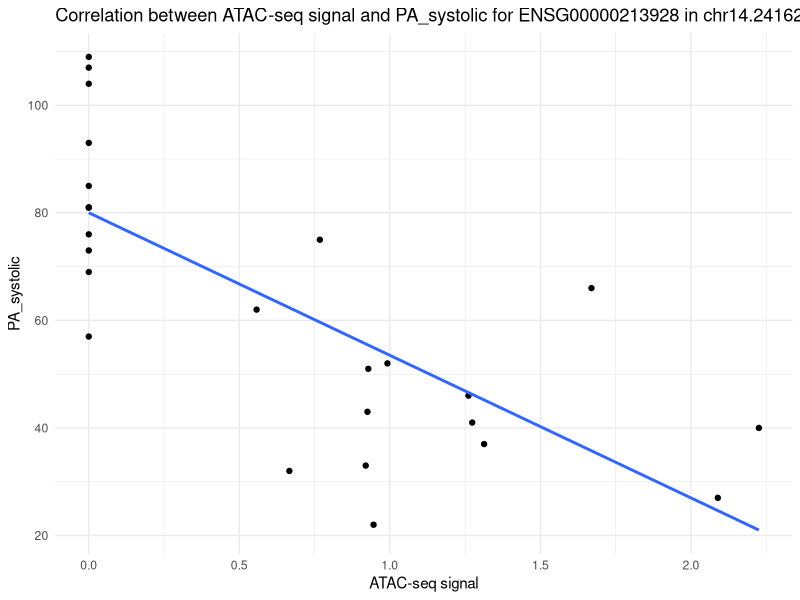
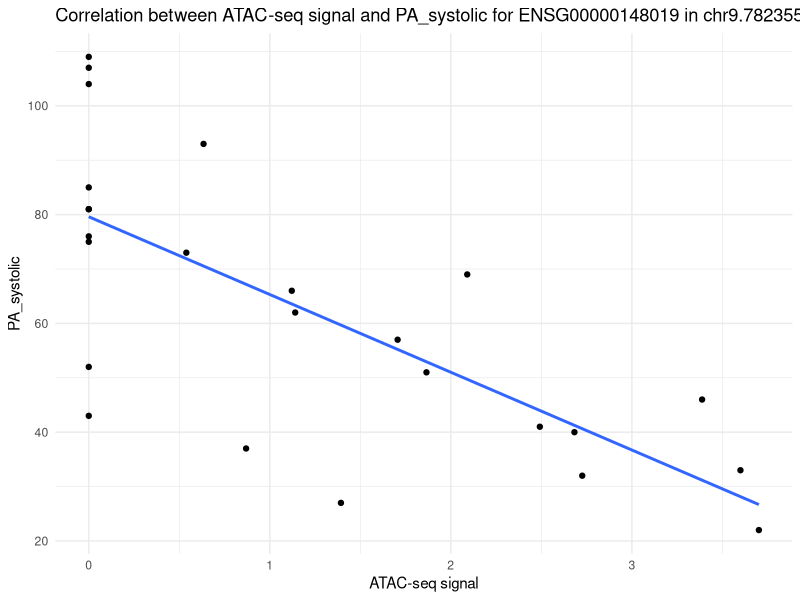
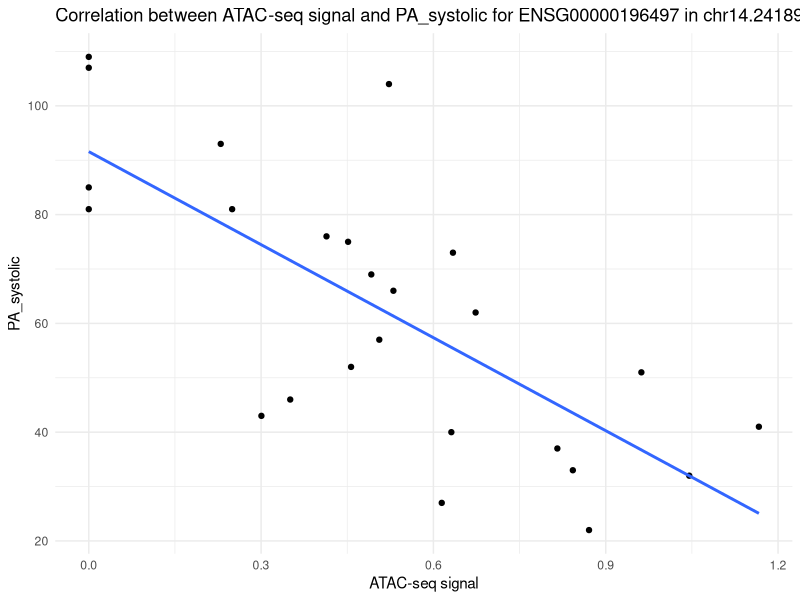
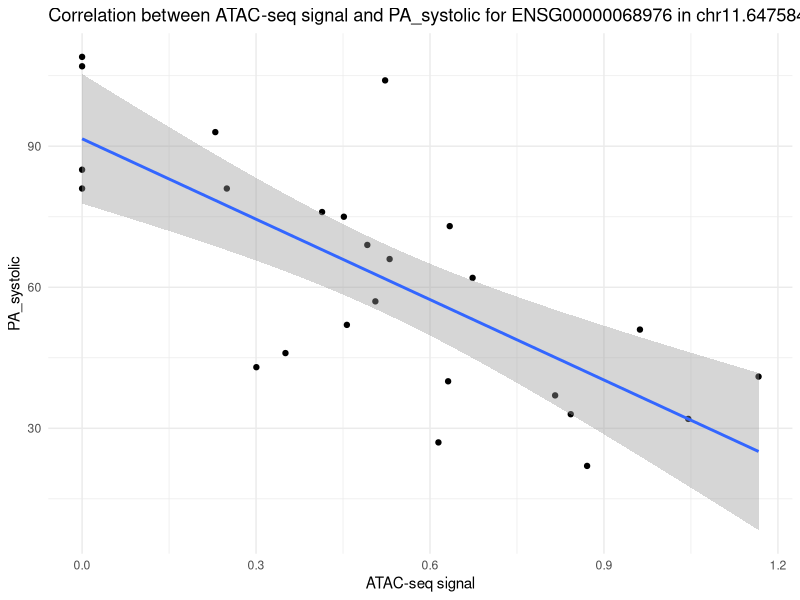

Write the R code that produced these figures, in order.
library(ggplot2)

segment_name = "chr14.24162155.24162244"
gene_name = "ENSG00000213928"
clinical_parameter = "PA_systolic"

atac_vector = c(0.945924 , 0 , 2.08935 , 0.925572 , 0.666292 , 0.55749 , 0 , 0 , 0 , 0 , 0 , 0 , 0 , 0 , 0.991903 , 1.31306 , 0 , 1.26098 , 1.27345 , 0.767462 , 2.22566 , 0.919898 , 0.928498 , 1.66963 , 0 , 0)

clinical_vector = c(22 , 85 , 27 , 43 , 32 , 62 , 81 , 107 , 109 , 73 , NA , 93 , 76 , 57 , 52 , 37 , 69 , 46 , 41 , 75 , 40 , 33 , 51 , 66 , 104 , 81)


# ggplot2 dotplot with regression line
ggplot(data = data.frame(x = atac_vector, y = clinical_vector), aes(x = x, y = y)) +
  geom_point() +
  geom_smooth(method = "lm", se = FALSE) +
  labs(title = paste("Correlation between ATAC-seq signal and", clinical_parameter, "for", gene_name, "in", segment_name),
       x = "ATAC-seq signal",
       y = clinical_parameter) +
  theme_minimal()





segment_name = "chr9.78235502.78235541"
gene_name = "ENSG00000148019"
clinical_parameter = "PA_systolic"

atac_vector = c(3.70145 , 0 , 1.3929 , 0 , 2.72574 , 1.14032 , 0 , 0 , 0 , 0.538901 , 0 , 0.63404 , 0 , 1.70598 , 0 , 0.868933 , 2.0905 , 3.3877 , 2.49153 , 0 , 2.68271 , 3.5996 , 1.86529 , 1.12139 , 0 , 0)

clinical_vector = c(22 , 85 , 27 , 43 , 32 , 62 , 81 , 107 , 109 , 73 , NA , 93 , 76 , 57 , 52 , 37 , 69 , 46 , 41 , 75 , 40 , 33 , 51 , 66 , 104 , 81)

# ggplot2 dotplot with regression line
ggplot(data = data.frame(x = atac_vector, y = clinical_vector), aes(x = x, y = y)) +
  geom_point() +
  geom_smooth(method = "lm", se = FALSE) +
  labs(title = paste("Correlation between ATAC-seq signal and", clinical_parameter, "for", gene_name, "in", segment_name),
       x = "ATAC-seq signal",
       y = clinical_parameter) +
  theme_minimal()





segment_name = "chr14.24189949.24190798"
gene_name = "ENSG00000196497"
clinical_parameter = "PA_systolic"

atac_vector = c(0.870927058823529 , 0 , 0.614515070588235 , 0.300538470588235 , 1.04540455764706 , 0.673459505882353 , 0.249601058823529 , 0 , 0 , 0.634000411764706 , 0.432818882352941 , 0.229746176470588 , 0.413867617647059 , 0.505772294117647 , 0.456630964705882 , 0.815774117647059 , 0.491881011764706 , 0.350726234117647 , 1.16662211764706 , 0.451448191764706 , 0.631227091764706 , 0.842729411764706 , 0.962049214941176 , 0.5303518 , 0.522606223529412 , 0)

clinical_vector = c(22 , 85 , 27 , 43 , 32 , 62 , 81 , 107 , 109 , 73 , NA , 93 , 76 , 57 , 52 , 37 , 69 , 46 , 41 , 75 , 40 , 33 , 51 , 66 , 104 , 81)

# ggplot2 dotplot with regression line
ggplot(data = data.frame(x = atac_vector, y = clinical_vector), aes(x = x, y = y)) +
  geom_point() +
  geom_smooth(method = "lm", se = FALSE) +
  labs(title = paste("Correlation between ATAC-seq signal and", clinical_parameter, "for", gene_name, "in", segment_name),
       x = "ATAC-seq signal",
       y = clinical_parameter) +
  theme_minimal()





segment_name = "chr11.64758404.64758493"
gene_name = "ENSG00000068976"
clinical_parameter = "PA_systolic"

atac_vector = c(0.870927058823529 , 0 , 0.614515070588235 , 0.300538470588235 , 1.04540455764706 , 0.673459505882353 , 0.249601058823529 , 0 , 0 , 0.634000411764706 , 0.432818882352941 , 0.229746176470588 , 0.413867617647059 , 0.505772294117647 , 0.456630964705882 , 0.815774117647059 , 0.491881011764706 , 0.350726234117647 , 1.16662211764706 , 0.451448191764706 , 0.631227091764706 , 0.842729411764706 , 0.962049214941176 , 0.5303518 , 0.522606223529412 , 0)

clinical_vector = c(22 , 85 , 27 , 43 , 32 , 62 , 81 , 107 , 109 , 73 , NA , 93 , 76 , 57 , 52 , 37 , 69 , 46 , 41 , 75 , 40 , 33 , 51 , 66 , 104 , 81)

# ggplot2 dotplot with regression line
ggplot(data = data.frame(x = atac_vector, y = clinical_vector), aes(x = x, y = y)) +
  geom_point() +
  geom_smooth(method = "lm", se = TRUE) +
  labs(title = paste("Correlation between ATAC-seq signal and", clinical_parameter, "for", gene_name, "in", segment_name),
       x = "ATAC-seq signal",
       y = clinical_parameter) +
  theme_minimal()